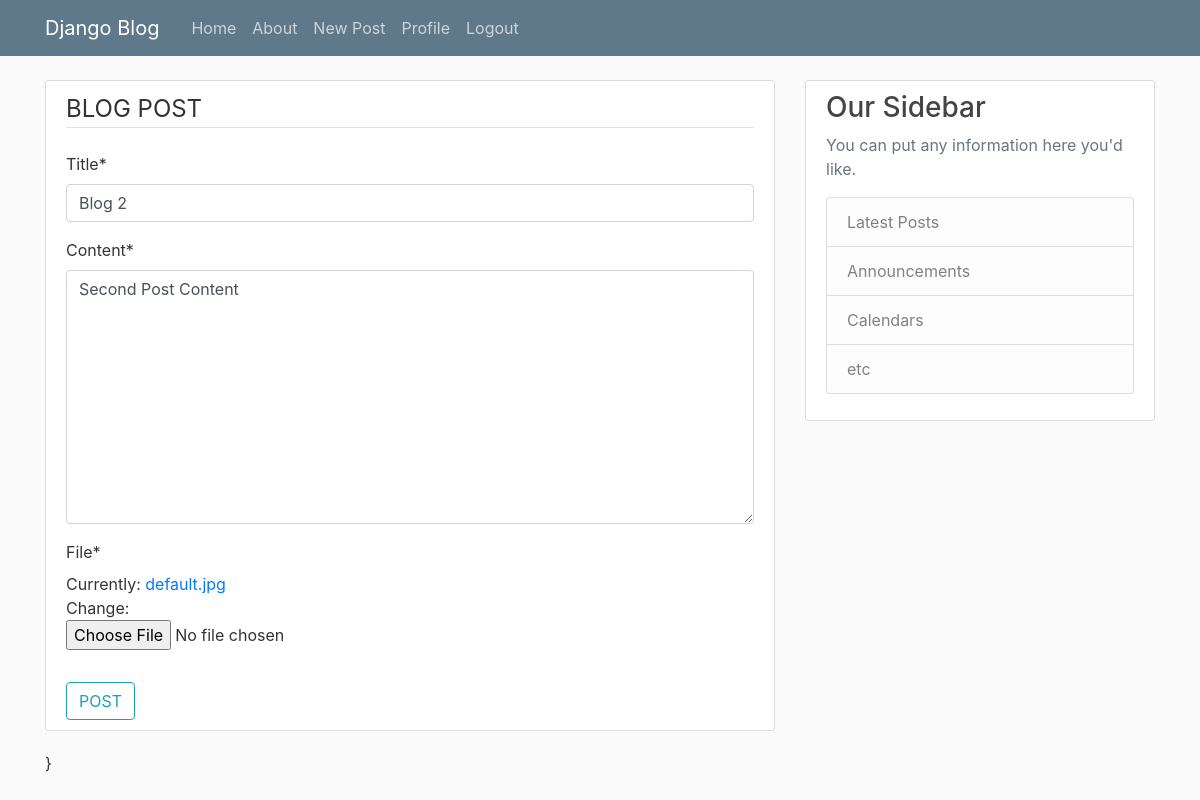
The page /post/2/update (signed in) on the database as committed earlier.
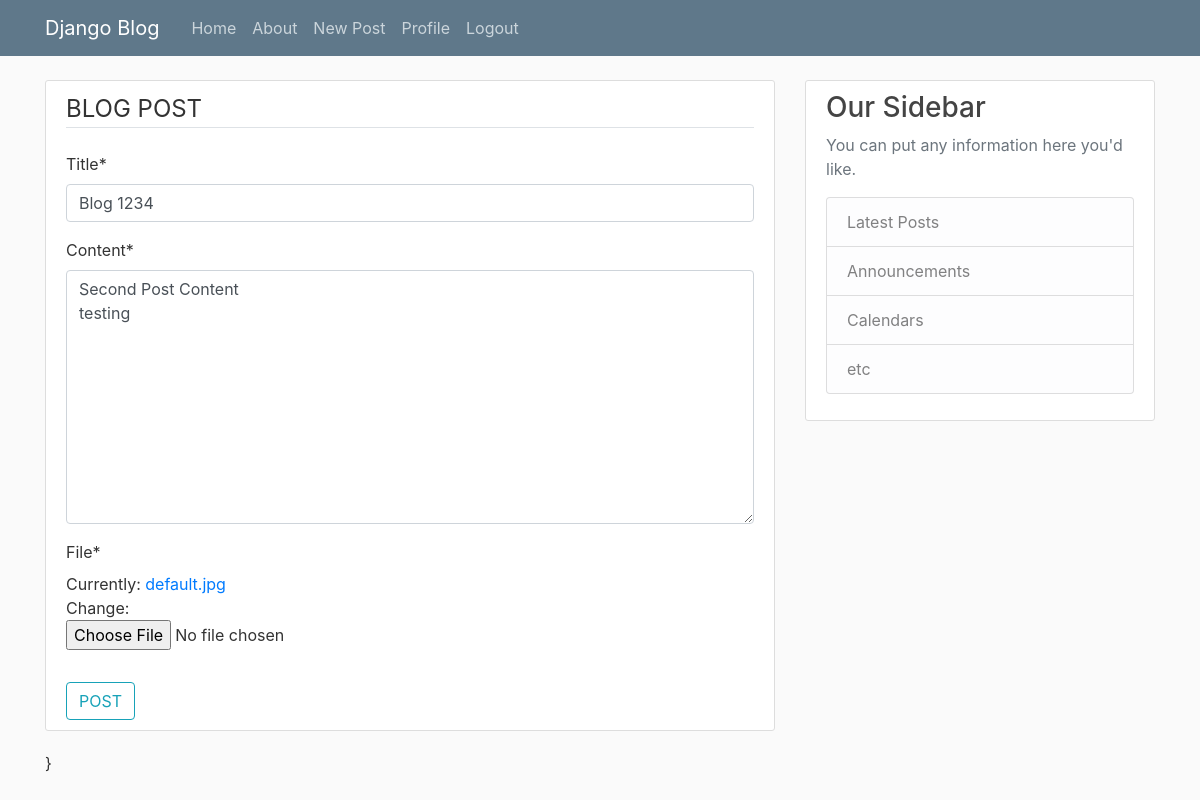
The same page on the database as committed later.
### blog/models.py (models this page shows, shortened)
class Post(models.Model):
	title=models.CharField(max_length=100)
	content=models.TextField()
	date_posted=models.DateTimeField(default=timezone.now)
	author=models.ForeignKey(User,on_delete=models.CASCADE)
	file= models.FileField(default='default.jpg')

### blog/views.py (the view, shortened to what this page needs)
# urls.py: path('post/<int:pk>/update',PostUpdateView.as_view(),name='post-update'),
class PostUpdateView(LoginRequiredMixin,UserPassesTestMixin,UpdateView):
	model=Post
	fields=['title','content','file']
	def test_func(self):
		post=self.get_object()
		if self.request.user== post.author:
			return True
		return False

### blog/templates/blog/post_form.html (shortened to what this page needs)
{% extends "blog/base.html" %}
{% load crispy_forms_tags%}
{% block content %}
	<div class="content-section">
		<form method="post" enctype="multipart/form-data">
			<fieldset class="form-group">
				<legend class="border-bottom mb-4">BLOG POST</legend>
				{{form|crispy}}
			</fieldset>
			<div class="form">
				<button class="btn btn-outline-info" type='submit'>POST</button>
			</div>
		</form>
	</div>
{% endblock content %}

Rows that differ between the two databases and show on the page:
changed Post: title "Blog 2" → "Blog 1234"; content "Second Post Content" → "Second Post Content testing"
